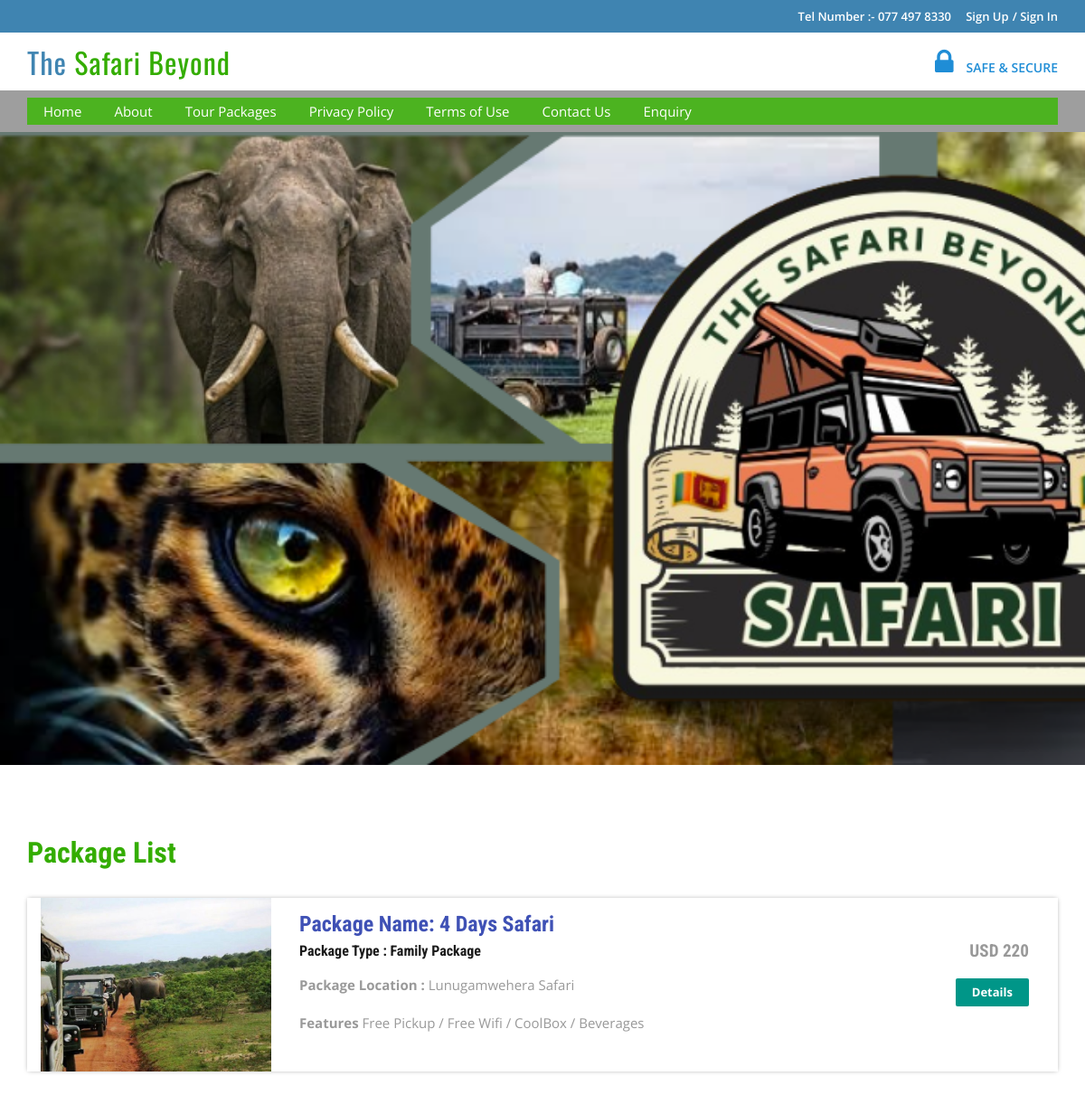
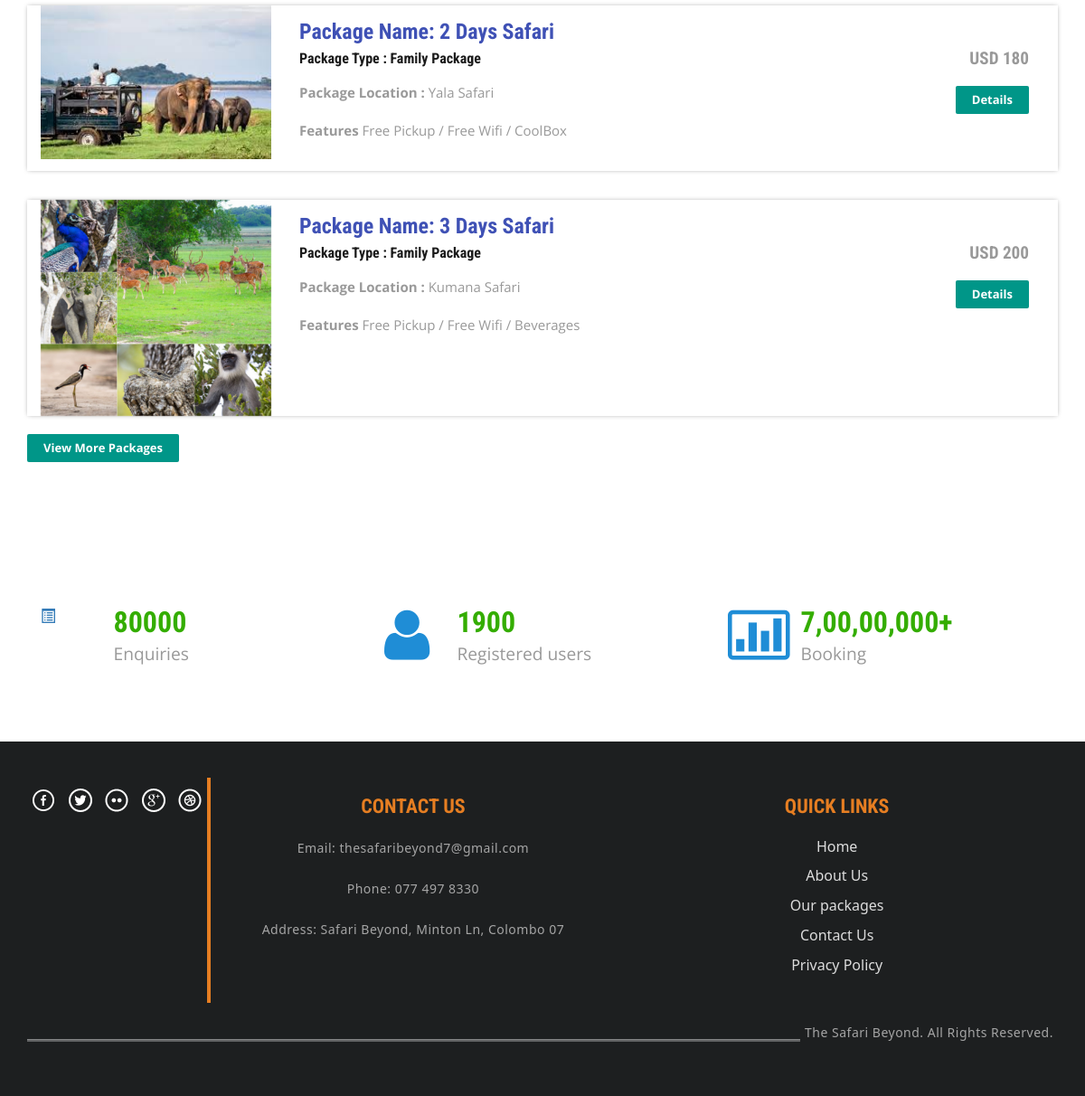
The page / on the database its author committed (2 pictures, top to bottom).
### tables this page shows
CREATE TABLE `tbltourpackages` (
  `PackageId` int(11) NOT NULL,
  `PackageName` varchar(200) DEFAULT NULL,
  `PackageType` varchar(150) DEFAULT NULL,
  `PackageLocation` varchar(100) DEFAULT NULL,
  `PackagePrice` int(11) DEFAULT NULL,
  `PackageFetures` varchar(255) DEFAULT NULL,
  `PackageDetails` mediumtext DEFAULT NULL,
  `PackageImage` varchar(100) DEFAULT NULL,
  `Creationdate` timestamp NULL DEFAULT current_timestamp(),
  `UpdationDate` timestamp NULL DEFAULT NULL ON UPDATE current_timestamp(),
  `ForestType` varchar(255) NOT NULL
);

### index.php (the view, shortened to what this page needs)
<?php
include('includes/config.php');
?>
<!DOCTYPE HTML>
<html>
<head>
<link href="css/bootstrap.css" rel='stylesheet' type='text/css' />
<link href="css/style.css" rel='stylesheet' type='text/css' />
<link href="css/font-awesome.css" rel="stylesheet">
<link href="css/animate.css" rel="stylesheet" type="text/css" media="all">
</head>
<body>
<?php include('includes/header.php');?>
<div class="banner">
</div>
<div class="container">
	<div class="holiday">
	<h3>Package List</h3>
<?php $sql = "SELECT * from tbltourpackages order by rand() limit 4";
$query = $dbh->prepare($sql);
$query->execute();
$results=$query->fetchAll(PDO::FETCH_OBJ);
if($query->rowCount() > 0)
{
foreach($results as $result)
{	?>
			<div class="rom-btm">
				<div class="col-md-3 room-left wow fadeInLeft animated" data-wow-delay=".5s">
					<img src="admin/pacakgeimages/<?php echo htmlentities($result->PackageImage);?>" class="img-responsive" alt="">
				</div>
				<div class="col-md-6 room-midle wow fadeInUp animated" data-wow-delay=".5s">
					<h4>Package Name: <?php echo htmlentities($result->PackageName);?></h4>
					<h6>Package Type : <?php echo htmlentities($result->PackageType);?></h6>
					<p><b>Package Location :</b> <?php echo htmlentities($result->PackageLocation);?></p>
					<p><b>Features</b> <?php echo htmlentities($result->PackageFetures);?></p>
				</div>
				<div class="col-md-3 room-right wow fadeInRight animated" data-wow-delay=".5s">
					<h5>USD <?php echo htmlentities($result->PackagePrice);?></h5>
					<a href="package-details.php?pkgid=<?php echo htmlentities($result->PackageId);?>" class="view">Details</a>
				</div>
				<div class="clearfix"></div>
			</div>
<?php }} ?>
<div><a href="package-list.php" class="view">View More Packages</a></div>
</div>
	</div>
<div class="routes">
	<div class="container">
		<div class="col-md-4 routes-left wow fadeInRight animated" data-wow-delay=".5s">
			<div class="rou-left">
				<a href="#"><i class="glyphicon glyphicon-list-alt"></i></a>
			</div>
			<div class="rou-rgt wow fadeInDown animated" data-wow-delay=".5s">
				<h3>80000</h3>
				<p>Enquiries</p>
			</div>
				<div class="clearfix"></div>
		</div>
		<div class="col-md-4 routes-left">
			<div class="rou-left">
				<a href="#"><i class="fa fa-user"></i></a>
			</div>
			<div class="rou-rgt">
				<h3>1900</h3>
				<p>Registered users</p>
			</div>
				<div class="clearfix"></div>
		</div>
		<div class="col-md-4 routes-left wow fadeInRight animated" data-wow-delay=".5s">
			<div class="rou-left">
				<a href="#"><i class="fa fa-ticket"></i></a>
			</div>
			<div class="rou-rgt">
				<h3>7,00,00,000+</h3>
				<p>Booking</p>
			</div>
				<div class="clearfix"></div>
		</div>
		<div class="clearfix"></div>
	</div>
</div>
<?php include('includes/footer.php');?>
</body>
</html>

### includes/header.php (shortened to what this page needs)
<?php if($_SESSION['login'])
{?>
<div class="top-header">
	<div class="container">
		<ul class="tp-hd-lft wow fadeInLeft animated" data-wow-delay=".5s">
			<li class="hm"><a href="index.html"><i class="fa fa-home"></i></a></li>
			<li class="prnt"><a href="profile.php">My Profile</a></li>
				<li class="prnt"><a href="change-password.php">Change Password</a></li>
			<li class="prnt"><a href="Navigation.php">Notification</a></li>
			<li class="prnt"><a href="issuetickets.php"></a></li>
		</ul>
		<ul class="tp-hd-rgt wow fadeInRight animated" data-wow-delay=".5s">
			<li class="tol">Welcome :</li>
			<li class="sig"><?php echo htmlentities($_SESSION['login']);?></li>
			<li class="sigi"><a href="logout.php" >/ Logout</a></li>
        </ul>
		<div class="clearfix"></div>
	</div>
</div><?php } else {?>
<div class="top-header">
	<div class="container">
		<ul class="tp-hd-lft wow fadeInLeft animated" data-wow-delay=".5s">
		</ul>
		<ul class="tp-hd-rgt wow fadeInRight animated" data-wow-delay=".5s">
			<li class="tol">Tel Number :- 077 497 8330</li>
			<li class="sig"><a href="#" data-toggle="modal" data-target="#myModal" >Sign Up</a></li>
			<li class="sigi"><a href="#" data-toggle="modal" data-target="#myModal4" >/ Sign In</a></li>
        </ul>
		<div class="clearfix"></div>
	</div>
</div>
<?php }?>
<div class="header">
	<div class="container">
		<div class="logo wow fadeInDown animated" data-wow-delay=".5s">
			<a href="index.php">The <span>Safari Beyond</span></a>
		</div>
		<div class="lock fadeInDown animated" data-wow-delay=".5s">
			<li><i class="fa fa-lock"></i></li>
            <li><div class="securetxt">SAFE &amp; SECURE </div></li>
		</div>
		<div class="clearfix"></div>
	</div>
</div>
<div class="footer-btm wow fadeInLeft animated" data-wow-delay=".5s">
	<div class="container">
	<div class="navigation">
			<nav class="navbar navbar-default">
				<div class="collapse navbar-collapse nav-wil" id="bs-example-navbar-collapse-1">
					<nav class="cl-effect-1">
						<ul class="nav navbar-nav">
							<li><a href="index.php">Home</a></li>
							<li><a href="page.php?type=aboutus">About</a></li>
								<li><a href="package-list.php">Tour Packages</a></li>
								<li><a href="page.php?type=privacy">Privacy Policy</a></li>
								<li><a href="page.php?type=terms">Terms of Use</a></li>
								<li><a href="page.php?type=contact">Contact Us</a></li>
								<?php if($_SESSION['login'])
{?>
								<li>Need Help?<a href="#" data-toggle="modal" data-target="#myModal3"> / Write Us </a>  </li>
								<?php } else { ?>
								<li><a href="enquiry.php"> Enquiry </a>  </li>
								<?php } ?>
								<div class="clearfix"></div>
						</ul>
					</nav>
				</div>
			</nav>
		</div>
	</div>
</div>

### includes/footer.php (shortened to what this page needs)
<div class="copy-right">
    <div class="container">
        <div class="footer-social-icons wow fadeInDown animated" data-wow-delay=".5s" style="visibility: visible; animation-delay: 0.5s; animation-name: fadeInDown;">
            <ul>
                <li><a class="facebook" href="https://www.facebook.com" target="_blank"><span>Facebook</span></a></li>
                <li><a class="twitter" href="https://www.twitter.com" target="_blank"><span>Twitter</span></a></li>
                <li><a class="flickr" href="https://www.flickr.com" target="_blank"><span>Flickr</span></a></li>
                <li><a class="googleplus" href="https://plus.google.com" target="_blank"><span>Google+</span></a></li>
                <li><a class="dribbble" href="https://www.dribbble.com" target="_blank"><span>Dribbble</span></a></li>
            </ul>
        </div>
        <div class="footer-contact wow fadeInUp animated" data-wow-delay=".5s" style="visibility: visible; animation-delay: 0.5s; animation-name: fadeInUp;">
            <h4>Contact Us</h4>
            <p>Email: thesafaribeyond7@gmail.com</p>
            <p>Phone:  077 497 8330</p>
            <p>Address:  Safari Beyond, Minton Ln, Colombo 07</p>
        </div>
        <div class="footer-links wow fadeInLeft animated" data-wow-delay=".5s" style="visibility: visible; animation-delay: 0.5s; animation-name: fadeInLeft;">
            <h4>Quick Links</h4>
            <ul>
                <li><a href="index.php">Home</a></li>
                <li><a href="#">About Us</a></li>
                <li><a href="package-list.php">Our packages</a></li>
                <li><a href="#">Contact Us</a></li>
                <li><a href="#">Privacy Policy</a></li>
            </ul>
        </div>
        <hr class="footer-separator">
        <p class="wow zoomIn animated" data-wow-delay=".5s" style="visibility: visible; animation-delay: 0.5s; animation-name: zoomIn;"> The Safari Beyond. All Rights Reserved. </p>
    </div>
</div>

### css/style.css (style rules this page uses)
html, body { font-size: 100%; background: #fff; font-family: 'Open Sans', sans-serif; }
body a,.grid_1,plan_1,plan_1.one,plan_1.two,i.icon1, i.icon2, i.icon3, i.icon4, i.icon5, i.icon6 { transition:0.5s all; -webkit-transition:0.5s all; -moz-transition:0.5s all; -o-transition:0.5s all; -ms-transition:0.5s all; }
h1,h2,h3,h4,h5,h6 { margin:0; font-family: 'Roboto Condensed', sans-serif; }
p { margin:0; }
ul { margin:0; padding:0; }
.logo a { color: #3F84B1; letter-spacing: 1px; font-size: 2em; font-weight: 400; display: block; text-decoration: none; font-family: 'Oswald', sans-serif; }
.logo span { color:#34ad00; }
.top-header { background-color: #3F84B1; border-bottom: 0 none; height: 36px; line-height: 35px; }
ul.tp-hd-lft { float: left; }
ul.tp-hd-rgt { float:right; }
ul.tp-hd-rgt li { display: inline-block; font-size: 13px; font-weight: 600; color:#fff; }
ul.tp-hd-rgt a { font-size: 13px; font-weight: 600; color:#fff; }
li.ned,li.wrt,li.tol { margin-right: 12px; }
.header { background-color: #fff; margin: 0; padding: 10px 0 8px; }
.logo a { display: block; }
.logo { float: left; margin-right: 60px; }
.lock { float: right; margin-top: 7px; }
.securetxt { color: #1f8dd6; line-height: 18px; margin-top: 0px; font-size: 14px; font-weight:600; }
.lock li { display: inline-block; }
i.fa.fa-lock { color:#1f8dd6; font-size: 2em; padding-right: 10px; }
.banner { background: url(../images/banner6.png)no-repeat; background-size: cover; -webkit-background-size: cover; -o-background-size: cover; -ms-background-size: cover; -moz-background-size: cover; min-height: 700px; }
.routes { padding: 5em 0; }
.rou-left { float: left; width: 23%; }
.rou-rgt { float: left; width: 70%; }
i.fa.fa-truck,i.fa.fa-user,i.fa.fa-ticket { font-size: 4em; color:#1f8dd6; }
.routes h3 { font-size: 2em; font-weight: 700; color: #34ad00; }
.routes p { font-size: 1.2em; color: #999; line-height: 1.8em; }
.holiday { padding: 5em 0; }
.holiday h3 { font-size: 2em; font-weight: 700; color: #34ad00; }
.holiday p { font-size: 1.2em; line-height: 1.8em; margin: 1em 0; color: #999; }
.footer-btm li { display: inline-block; margin: 0 10px; font-size: 14px; color: #fff; }
.footer-btm li a { font-size: 15px; color: #fff; display: inline-block; padding: 5px 8px; }
.footer-btm { background:#9E9E9E; padding: 0.5em 0; text-align:center; }
.copy-right p { color:#fff; font-size:14px; line-height: 1.8em; }
.copy-right { background:#5b5f59; text-align: center; padding: 0.5em 0; }
a.view { padding: 6px 18px; font-weight: 700; color: #fff; background-color: #009688; border: 0; font-size: 13px; border-radius: 2px; -webkit-transition: all .2s; -moz-transition: all .2s; transition: all .2s; margin-top: 20px; display: inline-block; }
.rom-btm { margin-top: 2em; box-shadow: 0px 0px 5px -1px rgba(0, 0, 0, 0.37); }
.rom-btm h4 { font-size: 1.5em; font-weight: 700; color: #3F51B5; }
.rom-btm p { font-size: 15px; color: #999; }
.rom-btm h6 { font-size: 1em; font-weight: 700; margin: 0.5em 0; }
.room-right { text-align: right; padding: 3em 2em; }
.room-midle { padding: 1em; }
.rom-btm h5 { font-size: 1.2em; font-weight: 700; color: #999; }
.glyphicon { position: relative; top: 1px; display: inline-block; font-family: 'Glyphicons Halflings'; font-style: normal; font-weight: normal; line-height: 1; -webkit-font-smoothing: antialiased; -moz-osx-font-smoothing: grayscale; }
.footer-social-icons ul li { display:inline-block; margin:0 0.2em; }
.footer-social-icons ul li a { width:30px; height:30px; background:url('../images/img-sprite.png') no-repeat 0px 0px; display:inline-block; position: relative; }
.footer-social-icons ul li a.facebook { background-position:0px 0px; }
.footer-social-icons ul li a.twitter { background-position:-30px 0px; }
.footer-social-icons ul li a.flickr { background-position:-60px 0px; }
.footer-social-icons ul li a.googleplus { background-position:-90px 0px; }
.footer-social-icons ul li a.dribbble { background-position:-120px 0px; }
.footer-social-icons { margin: 10px 0 10px; }
.navbar-default { background-color: #4CB320 !important; border-color: #4CB320 !important; }
.navbar { min-height: 0px !important; margin-bottom:0px !important; border-radius:0px !important; border: none !important; }
ul.nav.navbar-nav li a { font-size: 15px ; color: #fff; display: inline-block; padding: 5px 8px; }
.navbar-collapse { padding-right: 0px !important; padding-left: 0px !important; }

### rows shown on the page
tbltourpackages: PackageImage (picture), PackageName "4 Days Safari", PackageType "Family Package", PackageLocation "Lunugamwehera Safari", PackageFetures "Free Pickup / Free Wifi / CoolBox / Beverages", PackagePrice "220"
tbltourpackages: PackageImage (picture), PackageName "2 Days Safari", PackageType "Family Package", PackageLocation "Yala Safari", PackageFetures "Free Pickup / Free Wifi / CoolBox", PackagePrice "180"
tbltourpackages: PackageImage (picture), PackageName "3 Days Safari", PackageType "Family Package", PackageLocation "Kumana Safari", PackageFetures "Free Pickup / Free Wifi / Beverages", PackagePrice "200"
